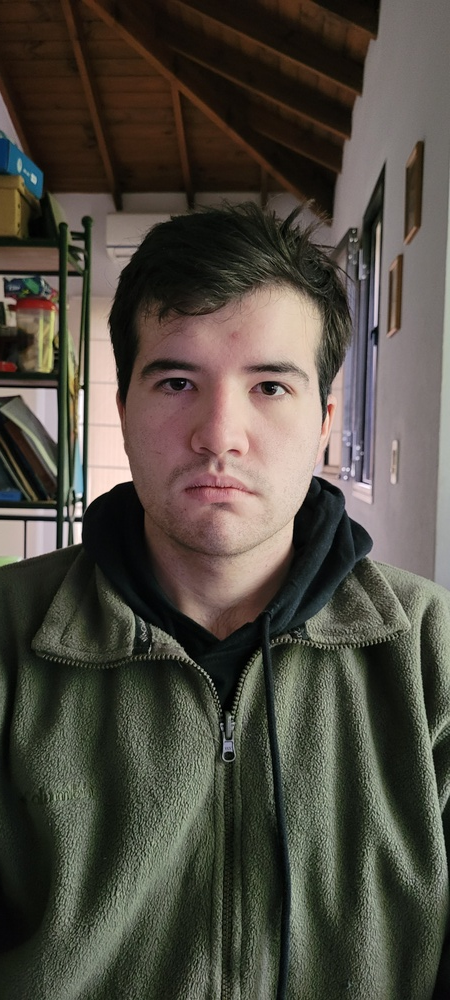
#> input picture finalProject/images/JulianRecio.jpg, 450 x 1000 px, shrunk from 1816 x 4032 before the run
$ python basicFaceRecon.py
#> lines starting #> are read from the running program, lines starting #| are printed output that depends on the picture; after the words box and inside, x2 and y2 are one past the last pixel; in counts of white or black regions, pixels touching at a corner belong together
import cv2
import matplotlib.pyplot as plt

# Cargar imagen

imagePath = 'images/JulianRecio.jpg'

img = cv2.imread(imagePath)
#> img is the input picture: shape (1000, 450, 3); mean B, G, R 65.6, 74.9, 79.8

# Convertir a graycale

gray_image = cv2.cvtColor(img, cv2.COLOR_BGR2GRAY)
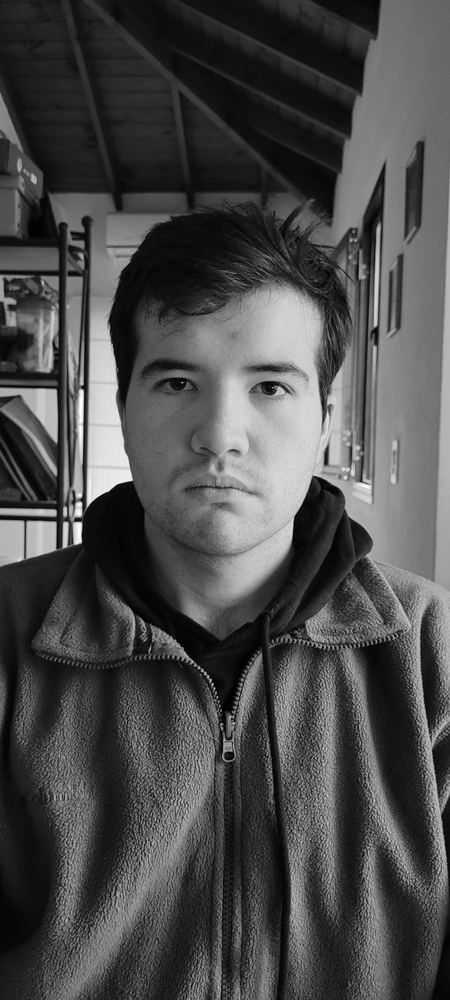
#> gray_image: shape (1000, 450); min 0, max 254, mean 75.3

# Cargar el clasificador
face_classifier = cv2.CascadeClassifier(cv2.data.haarcascades + 'haarcascade_frontalface_default.xml')

# Hacer la detteccion de  caras
face = face_classifier.detectMultiScale(
    gray_image, scaleFactor=1.1, minNeighbors=5, minSize=(40, 40)
)
#> face = [[105, 295, 236, 236]]

# Dibuja la bounding box

for (x, y, w, h) in face:
    cv2.rectangle(img, (x, y), (x + w, y + h), (0, 255, 0), 4)
#> this loop made 1 pass
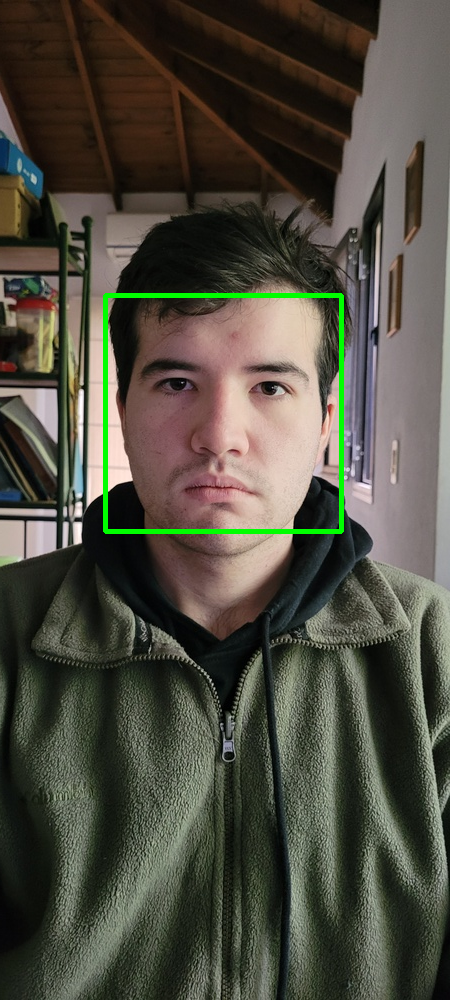
#> img: shape (1000, 450, 3); 1.05% of pixels changed, all inside (x1, y1, x2, y2) = (103, 293, 344, 534)

# Mostrar imagen

img_rgb = cv2.cvtColor(img, cv2.COLOR_BGR2RGB)

plt.figure(figsize=(20, 10))
plt.imshow(img_rgb)
plt.axis('off')

cv2.imshow('img', img)

cv2.waitKey(0)

$ run again, with finalProject/images/Cipriano_Tomé.jpg copied over finalProject/images/JulianRecio.jpg
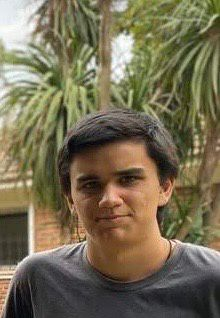
#> input picture finalProject/images/Cipriano_Tomé.jpg, 220 x 318 px
#> img is the input picture: shape (318, 220, 3); mean B, G, R 82.6, 108.4, 117.8
#> `gray_image = cv2.cvtColor(img, cv2.COLOR_BGR2GRAY)`:
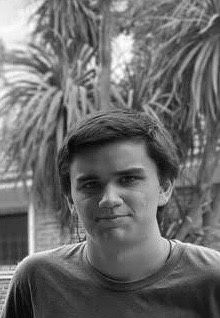
#> gray_image: shape (318, 220); min 0, max 255, mean 108.3
#> face = [[60, 141, 106, 106]]
#> the loop `for (x, y, w, h) in face:` made 1 pass
#> after the loop `for (x, y, w, h) in face:`:
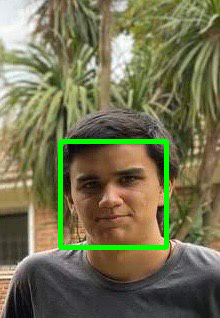
#> img: shape (318, 220, 3); 3.01% of pixels changed, all inside (x1, y1, x2, y2) = (58, 139, 169, 250)

$ run again, with finalProject/images/Felipe_Allende.jpg copied over finalProject/images/JulianRecio.jpg
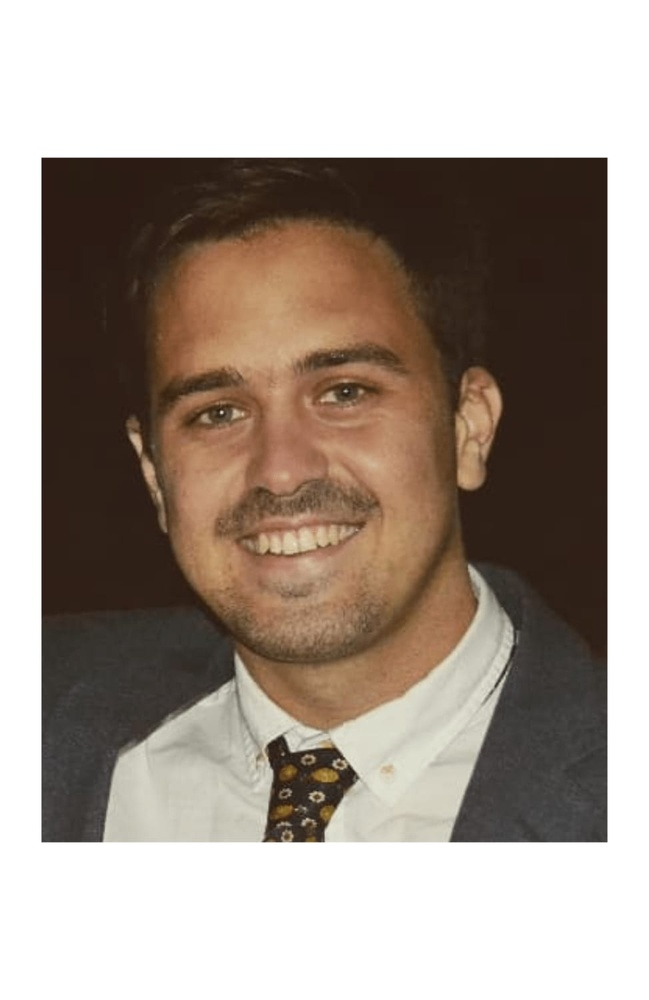
#> input picture finalProject/images/Felipe_Allende.jpg, 649 x 1000 px, shrunk from 974 x 1500 before the run
#> img is the input picture: shape (1000, 649, 3); mean B, G, R 142.7, 152.6, 164.7
#> `gray_image = cv2.cvtColor(img, cv2.COLOR_BGR2GRAY)`:
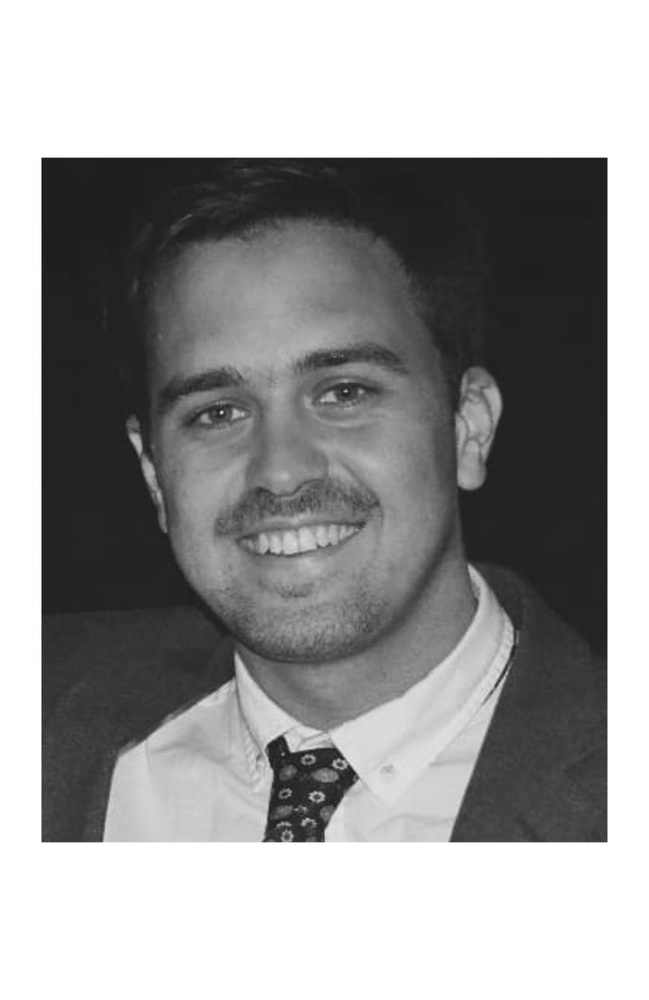
#> gray_image: shape (1000, 649); min 20, max 255, mean 155.1
#> face = [[95, 243, 380, 380]]
#> the loop `for (x, y, w, h) in face:` made 1 pass
#> after the loop `for (x, y, w, h) in face:`:
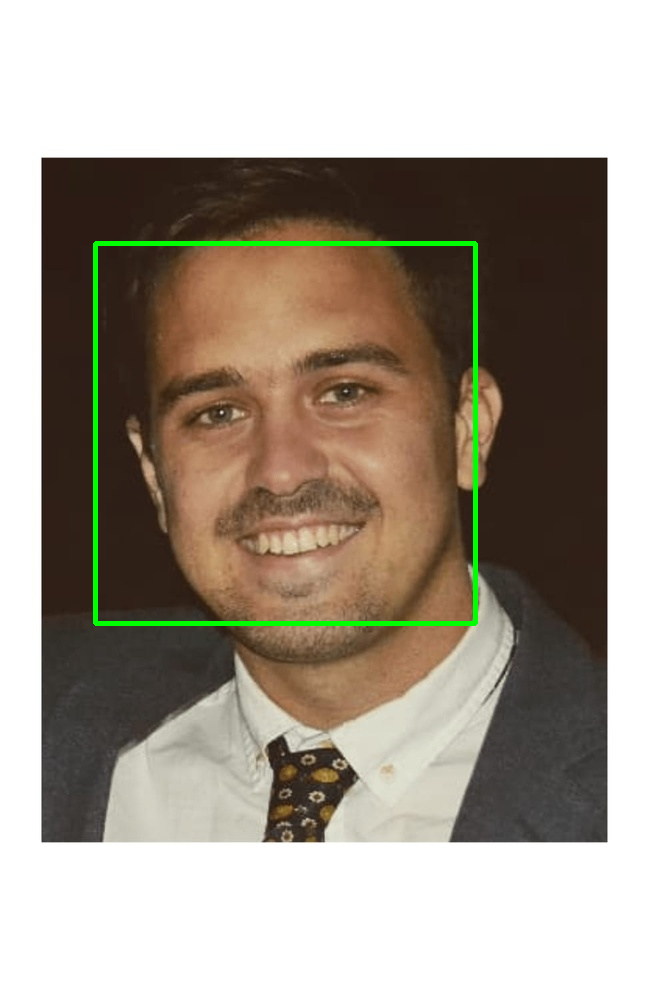
#> img: shape (1000, 649, 3); 1.17% of pixels changed, all inside (x1, y1, x2, y2) = (93, 241, 478, 626)

$ run again, with finalProject/images/Iñaki_DeBadiola.jpg copied over finalProject/images/JulianRecio.jpg
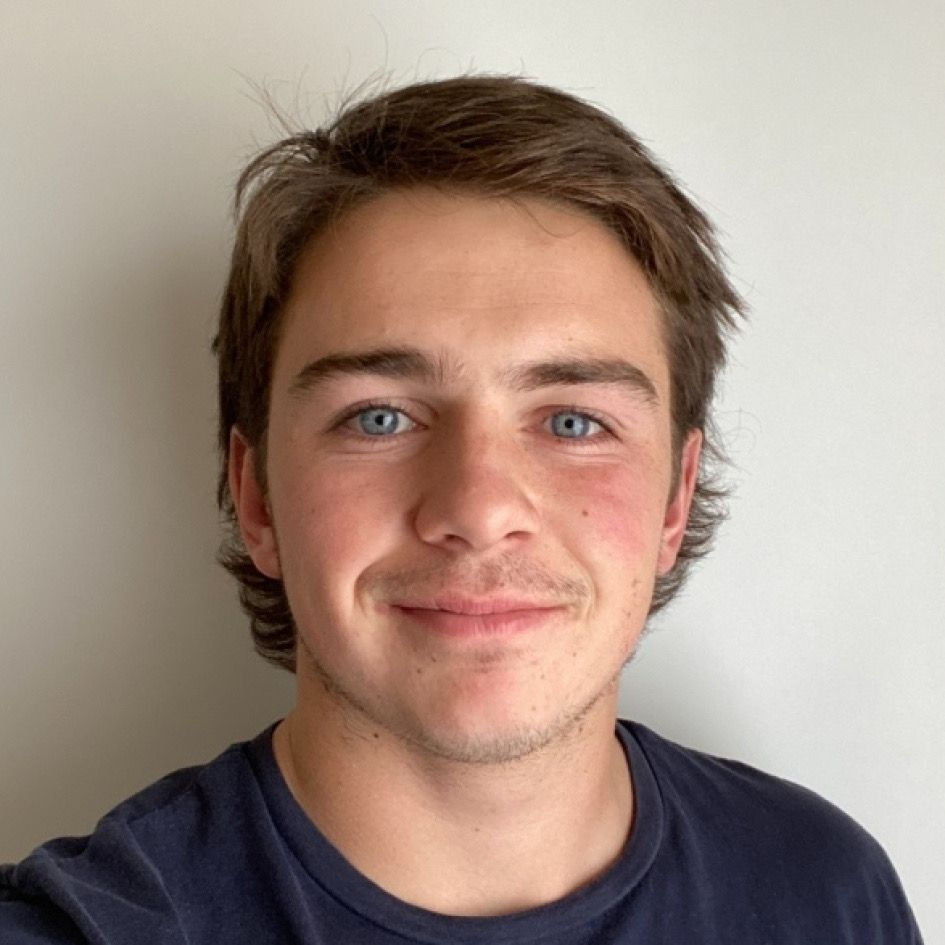
#> input picture finalProject/images/Iñaki_DeBadiola.jpg, 945 x 945 px
#> img is the input picture: shape (945, 945, 3); mean B, G, R 131.9, 142.6, 161.7
#> `gray_image = cv2.cvtColor(img, cv2.COLOR_BGR2GRAY)`:
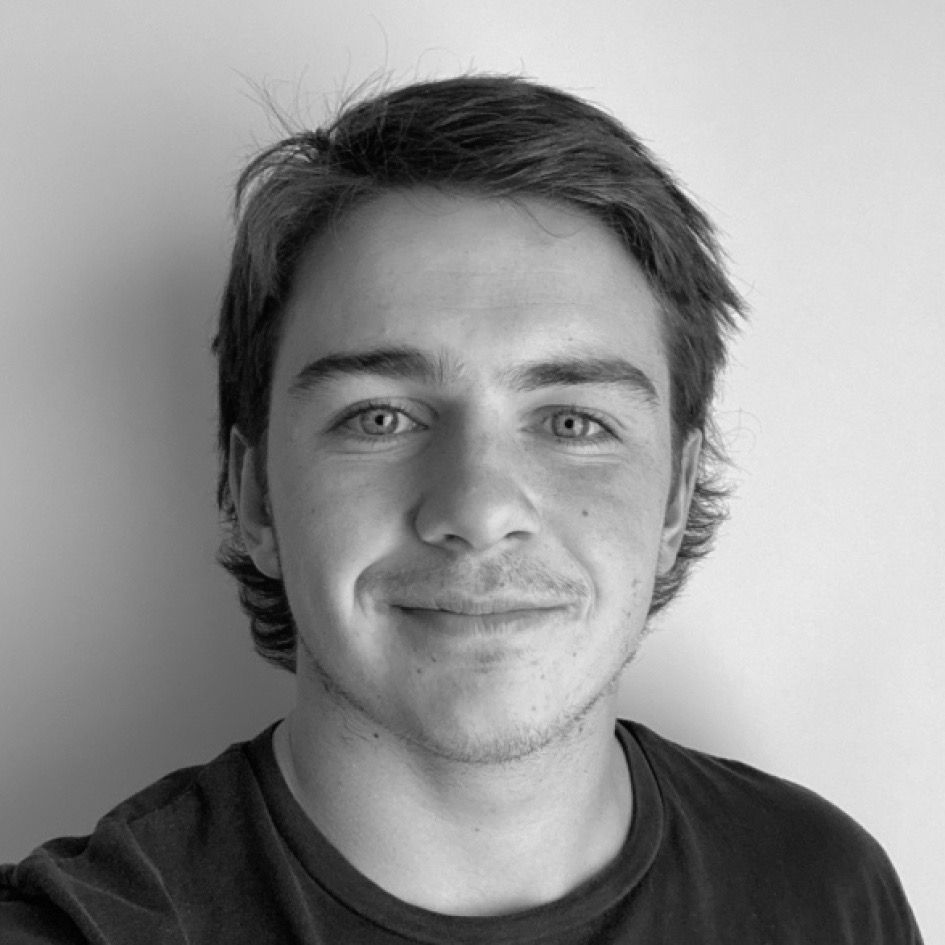
#> gray_image: shape (945, 945); min 0, max 250, mean 147.1
#> face = [[206, 209, 557, 557]]
#> the loop `for (x, y, w, h) in face:` made 1 pass
#> after the loop `for (x, y, w, h) in face:`:
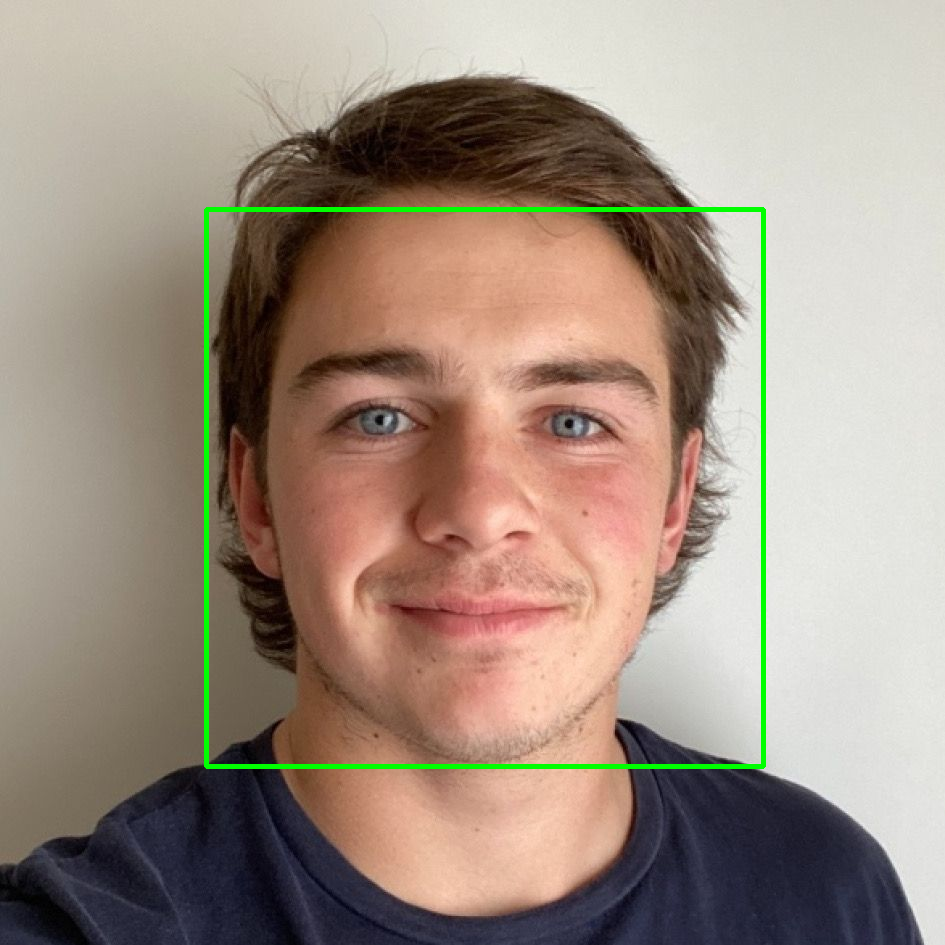
#> img: shape (945, 945, 3); 1.25% of pixels changed, all inside (x1, y1, x2, y2) = (204, 207, 766, 769)
